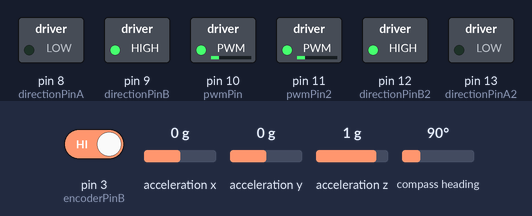
The sketch below on a simulated Arduino Uno, built with avr-gcc and run on an emulated ATmega328P. Parts: switched loads named in the sketch (green lamp = pin HIGH). The inputs (shaded band) are chosen by the test bench; at power-on: acceleration x 0 g, acceleration y 0 g, pin 3 (encoderPinB) HIGH, acceleration z 1 g, compass heading 90°.

Above: at 2.2 s.
2.3 s: acceleration x set to -1.4 g
At 2.7 s:
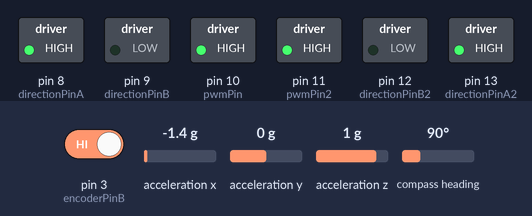
3.8 s: acceleration x set to 0 g
At 4.2 s:
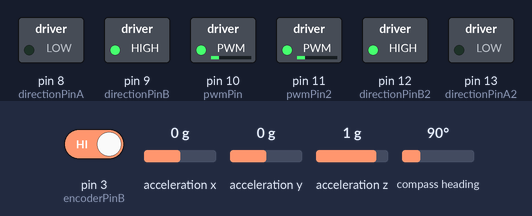
5.3 s: acceleration x set to -0.8 g
At 5.9 s:
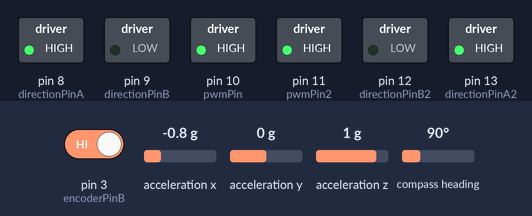
6.8 s: acceleration x set to 0.1 g
At 7.4 s:
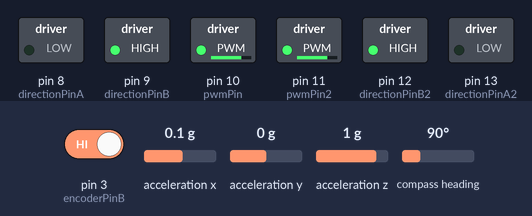
8.3 s: acceleration y set to -1.4 g
At 8.9 s:
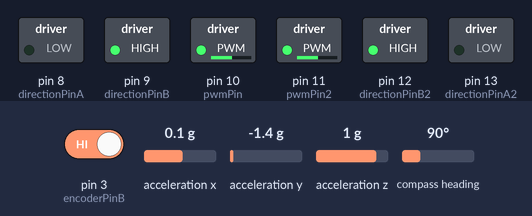
9.8 s: acceleration x set to 0.8 g
At 10.6 s:
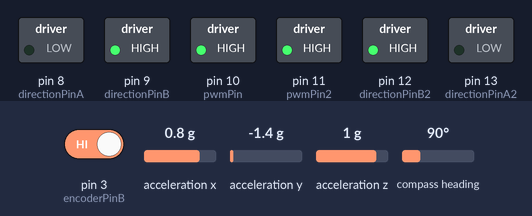
Timing chart, 0 to 12.3 s (numbered marks = the images above; inputs shaded):
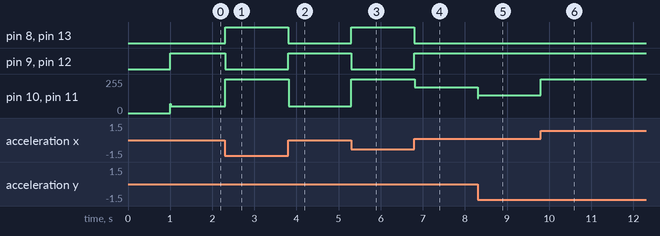

The sketch:

Balance_Robot_1_3.ino
```cpp
#define directionPinA    8
#define directionPinB    9
#define pwmPin           10
#define encoderPinA      2
#define encoderPinB      3
#define NUMREADINGS      10
#define LOOPTIME         10

//second encoder&&&&&&&&&&&&&&&&&&&&&&&&&&&&&&&&
#define directionPinA2    13
#define directionPinB2    12
#define pwmPin2           11
#define encoderPinA2      4
#define encoderPinB2      7
//second encoder&&&&&&&&&&&&&&&&&&&&&&&&&&&&&&&&


#include <Wire.h>
//#include <Adafruit_Sensor.h>
#include <Adafruit_BNO055.h>
#include <utility/imumaths.h>

Adafruit_BNO055 bno = Adafruit_BNO055(55);

double pitch;
int readings[NUMREADINGS];
int pwmValue = 0;
volatile long count = 0;
unsigned long lastMilli = 0;
int desiredSpeed = 0;
int actualSpeed = 0;
double Kp = 25.0;//22.000;
double Kd = 10.000;
double K = 150;
double lastError = 0;
double equilibrium = -2;
float error = 0;
float pidTerm = 0;
/////////////////////////////////////////////////

void setup() {
  Serial.begin(9600);

  /* Initialise the sensor */
 if(!bno.begin())
  {
    /* There was a problem detecting the BNO055 ... check your connections */
    Serial.print("Ooops, no BNO055 detected ... Check your wiring or I2C ADDR!");
    while(1);
  }
  delay(1000);
  bno.setExtCrystalUse(true);

//Second Encoder Start&&&&&&&&&&&&&&&&&&&&&&&&&&&&&&&&&&
  pinMode(directionPinA2, OUTPUT);
  pinMode(directionPinB2, OUTPUT);
  pinMode(pwmPin2, OUTPUT);
  pinMode(encoderPinA2, INPUT);
  pinMode(encoderPinB2, INPUT);
  digitalWrite(encoderPinA2, HIGH); // internal pullup for encoders
  digitalWrite(encoderPinB2, HIGH);
//Second Encoder End&&&&&&&&&&&&&&&&&&&&&&&&&&&&&&&&&&&&&

  pinMode(directionPinA, OUTPUT);
  pinMode(directionPinB, OUTPUT);
  pinMode(pwmPin, OUTPUT);
  pinMode(encoderPinA, INPUT);
  pinMode(encoderPinB, INPUT);
  digitalWrite(encoderPinA, HIGH); // internal pullup for encoders
  digitalWrite(encoderPinB, HIGH);
  attachInterrupt(1, rencoder, FALLING); //set pin no 2 as interrupt pin
  for (int i = 0; i < NUMREADINGS; i++) readings [i] = 0;
  analogWrite(pwmPin, pwmValue);
  //setting motor direction as FORWARD
  digitalWrite(directionPinA, HIGH);
  digitalWrite(directionPinB, LOW);


//Second Encoder Start&&&&&&&&&&&&&&&&&&&&&&&&&&&&&&&&&&
  analogWrite(pwmPin2, pwmValue);
  //setting motor direction as FORWARD
  digitalWrite(directionPinA2, HIGH);
  digitalWrite(directionPinB2, LOW);
//Second Encoder End&&&&&&&&&&&&&&&&&&&&&&&&&&&&&&&&&&&&&


}

void loop() {

  /* Get a new sensor event */
  sensors_event_t event;
  bno.getEvent(&event);
  pitch = event.orientation.y ;
    /* Display the floating point data */

  //userInput();
  if ((millis() - lastMilli) >= LOOPTIME)
  {
    lastMilli = millis();
    //calculateActualSpeed();
    pwmValue = updatePID(equilibrium, pitch);
    analogWrite(pwmPin, pwmValue);
    analogWrite(pwmPin2, pwmValue); //&&&&&&&&&&&&&&&&&&&&&&&&&&&&&&&&&&&&&&&&&&&&&&&&&&&&&&&&&
    //function for PWM to correct orientation from pitch error
    pitchControl();


    //printData();
  }


}


//This functions reads encoder data//////////////////////////////////
void rencoder() {
  if (digitalRead(encoderPinB) == HIGH)
    count--;
  else
    count++;
}

////This function caclulates motor speed using enccoder count//////////
void calculateActualSpeed() {
  static long countAnt = 0;

  actualSpeed = ((count - countAnt) * (60 * (1000 / LOOPTIME))) / (30);
  countAnt = count;
}

//This functions updates pwm via PID//////////////////////////////////
int updatePID(float targetValue, float currentValue) {

  error = targetValue - currentValue;
//  printData();
  pidTerm = (Kp * error) + (Kd * (error - lastError));
  lastError = error;

//  printData()
  return constrain (int(abs(pidTerm)), 0, 255);
}

//This function prints varoius data on serial monitor
void printData() {
  Serial.print("Pitch: "); Serial.print(pitch);
  Serial.print("  error: "); Serial.print(error);
  Serial.print("  lastError: "); Serial.print(lastError);
  Serial.print("  pidTerm: "); Serial.println(pidTerm);


}

//This function reads user input commands
int userInput() {
  char input;
  if (Serial.available());
  input = Serial.read();
  switch (input) {
    case 'f':
      desiredSpeed += 10;
      if (desiredSpeed > 5000) desiredSpeed = 5000;
      break;

    case 's':
      desiredSpeed -= 10;
      if (desiredSpeed < 0) desiredSpeed = 0;
      break;

    case 'r':
      digitalWrite(directionPinA, LOW);
      digitalWrite(directionPinB, HIGH);
      break;

    case 'e':
      digitalWrite(directionPinA, HIGH);
      digitalWrite(directionPinB, LOW);
      break;

    case 'x':
      digitalWrite(directionPinA, LOW);
      digitalWrite(directionPinB, LOW);
      desiredSpeed = 0;
      pwmValue = 0;
      break;

    case 'p':
      Kp += 0.001;
      break;

    case ';':
      Kp -= 0.001;
      break;

    case 'o':
      Kd += 0.001;
      break;

    case 'l':
      Kd -= 0.001;
      break;

  }
}

void pitchControl(){
  if (pitch > equilibrium){
      digitalWrite(directionPinA, LOW);
      digitalWrite(directionPinB, HIGH);
      digitalWrite(directionPinA2, LOW);
      digitalWrite(directionPinB2, HIGH);
  }
  else {
      digitalWrite(directionPinA, HIGH);
      digitalWrite(directionPinB, LOW);
      digitalWrite(directionPinA2, HIGH);
      digitalWrite(directionPinB2, LOW);
  }
  //desiredSpeed = K * (pitch);
}
```

Measured:
- after the input at 2.3 s, pin 8 (directionPinA), pin 13 (directionPinA2): LOW → HIGH at once; pin 9 (directionPinB), pin 12 (directionPinB2): HIGH → LOW at once; pin 10 (pwmPin), pin 11 (pwmPin2): 50/255 → 255/255 at once
- after the input at 3.8 s, pin 8 (directionPinA), pin 13 (directionPinA2): HIGH → LOW at once; pin 9 (directionPinB), pin 12 (directionPinB2): LOW → HIGH at once; pin 10 (pwmPin), pin 11 (pwmPin2): 255/255 → 50/255 at once
- after the input at 5.3 s, pin 8 (directionPinA), pin 13 (directionPinA2): LOW → HIGH at once; pin 9 (directionPinB), pin 12 (directionPinB2): HIGH → LOW at once; pin 10 (pwmPin), pin 11 (pwmPin2): 50/255 → 255/255 at once
- after the input at 6.8 s, pin 8 (directionPinA), pin 13 (directionPinA2): HIGH → LOW at once; pin 9 (directionPinB), pin 12 (directionPinB2): LOW → HIGH at once; pin 10 (pwmPin), pin 11 (pwmPin2): 255/255 → 192/255 at once
- after the input at 8.3 s, pin 10 (pwmPin), pin 11 (pwmPin2): 192/255 → 132/255 at once
- after the input at 9.8 s, pin 10 (pwmPin), pin 11 (pwmPin2): 132/255 → 255/255 at once
